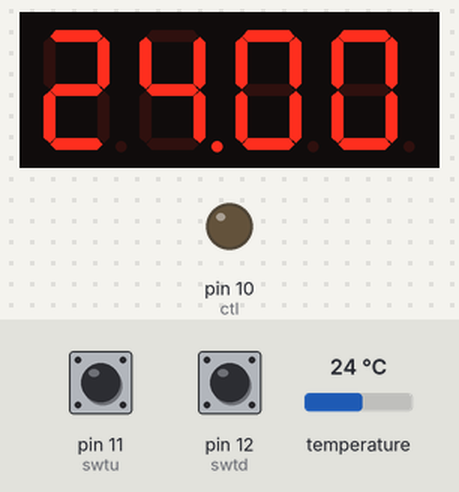
Bench run of a sketch on a simulated Arduino Uno, built with avr-gcc and run on an emulated ATmega328P. On the bench: 4-digit seven-segment display, output pins drawn as LEDs (lit = HIGH). The inputs (shaded band) are chosen by the test bench; at power-on: temperature 24 °C, pin 11 (swtu) LOW, pin 12 (swtd) LOW. What the sketch prints to the serial monitor is not drawn.

Above: at 5.7 s.
5.8 s: temperature set to 10.6 °C
At 8.2 s:
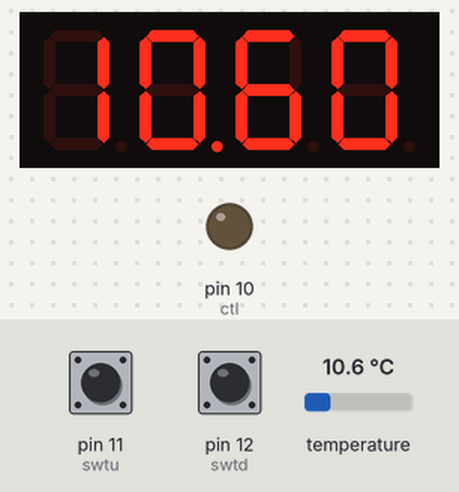
8.5 s: temperature set to 9.6 °C
At 9.7 s:
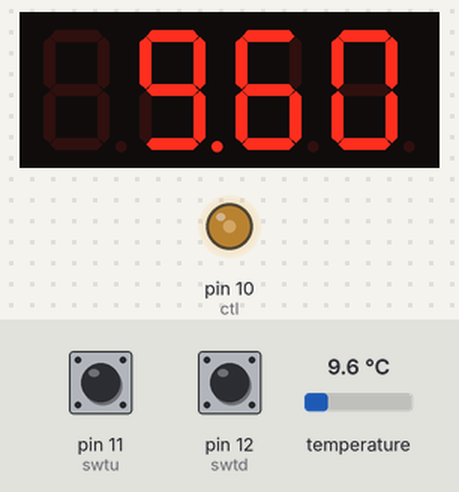
10.0 s: pin 11 (swtu) pulled HIGH for 0.6 s
At 12.2 s:
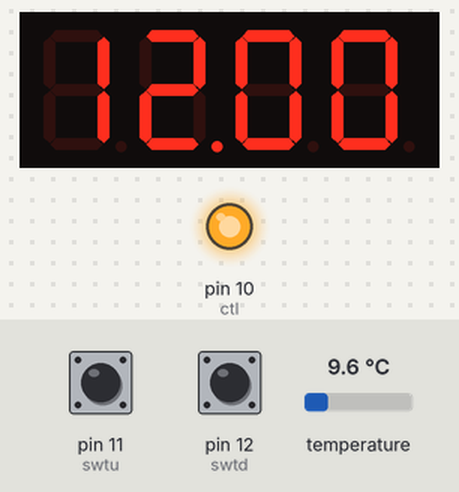
13.6 s: pin 11 (swtu) pulled HIGH for 1 s
At 14.9 s:
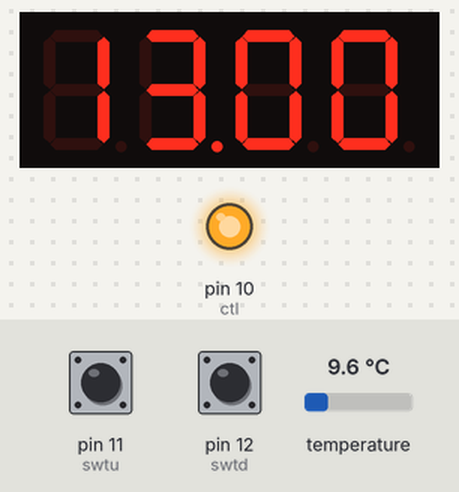
17.6 s: pin 12 (swtd) pulled HIGH for 3.2 s
At 20.0 s:
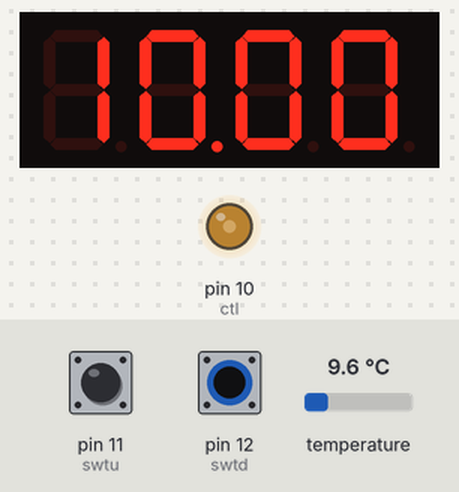
22.3 s: temperature set to 12 °C
At 23.8 s:
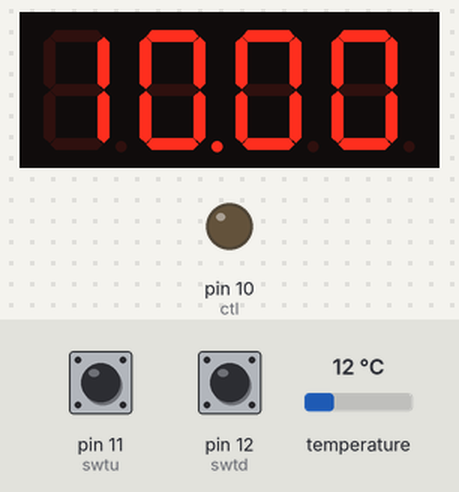
Timing chart, 0 to 25.3 s (numbered marks = the images above; inputs shaded):
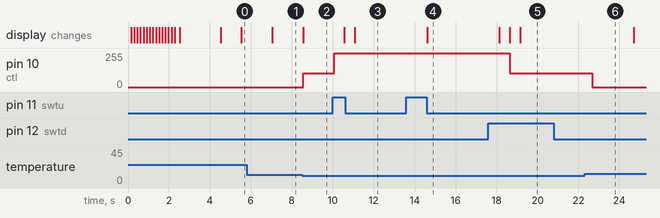

The sketch:

printbed_heater_controller_arduino.ino
```cpp
// (licence header left out)
#include <Wire.h>
#include <SPI.h> // we don't use SPI but it's a dependency for the Adafruit Sensor library
#include <Adafruit_Sensor.h> // Adafruit's spiffy sensor library - a dependency for all of their sensor breakout boards.
#include <Adafruit_BMP280.h> //  Library for Adafruit's Bosch BMP280 breakout board, a super accurate and reliable digital temperature/pressure sensor.
#include <Adafruit_LEDBackpack.h> // Library for Adafruit's 'LED Backpacks' which let you run many LEDs (or a 7 segment display as in this case) with just the I2C bus.
#include <Adafruit_GFX.h> // A dependency of the LED Backpack library, not explicitly used in our case.


int ctl = 10; // 'Control' pin, the pin which will control the flow of energy through our target device. -- Arduino UNO config!
int swtu = 11;  // Bump our target temperature up 1 degree per loop (up to 4 degrees per second in this case) -- Arduino UNO config!
int swtd = 12;   // Bump our target temperature down 1 degree per loop. -- Arduino UNO config!
int tmpPin = 1;
//int pwmmax = PWMRANGE; // Uncomment the version of this directly below to set an arbitrary 'ceiling' on the PWM signal we produce. -- apparently not all boards have this defined by default, ex: Uno.
int pwmmax = 255; // defining the 8 bit max here because the Uno doesn't have PWMRANGE defined by default.
int pwmtarget;
int loopcount;
float temp;  // Variable to hold the last sampled bed temperature
float targettemp; // Variable to hold the current target temperature
float maxtemp = 115.00; // The maximum temperature (Celcius) we will allow the user to set via the buttons
float mintemp = 10.00; // The minimum temperature we will allow the user to set via the buttons
float defaulttargettemp = 10.00; // Our default target temperature. Set low on purpose so that the heater doesn't slam on the second we come online.
boolean adjustmode; // We'll set this 'true' when the user adjusts the temperature so that we can show the setting chosen on our display.
unsigned long adjusttime; // The point in time when the user changed the temperature so that we can hide the setting chosen after a few seconds (adjustdelay)
int adjustdelay = 4000; // 4 second delay before we go back to showing the current temperature of the bed after changing the targettemp
Adafruit_BMP280 sensor; // variable to hold the instance of our sensor, configured by default to use I2C for communication.
Adafruit_7segment disp = Adafruit_7segment(); // variable to hold the instance of our 7 segment display

void setup() {
        disp.begin(0x70); // display is on I2C address 0x70 in default config, can be changed by soldering jumpers.
        Serial.begin(9600);
        Serial.println(F("Starting up... Letting system settle..."));

        if (!sensor.begin()) {
                Serial.println(F("FATAL ERROR: Could not find a valid BMP280 sensor, check wiring!"));
                Serial.println(F("Halting!"));
                displayError();
                delay(2000);
                while (1) ;
        }


// this code just displays a fun animation on the display during startup. Can be removed if you're the dour sort.
        disp.writeDigitRaw(0,B00000001);
        disp.writeDisplay();
        delay(150);
        disp.writeDigitRaw(1,B00000001);
        disp.writeDisplay();
        delay(150);
        disp.writeDigitRaw(1,B00000011);
        disp.writeDisplay();
        delay(150);
        disp.writeDigitRaw(3,B00010000);
        disp.writeDisplay();
        delay(150);
        disp.writeDigitRaw(3,B00011000);
        disp.writeDisplay();
        delay(150);
        disp.writeDigitRaw(4,B00001000);
        disp.writeDisplay();
        delay(150);
        disp.writeDigitRaw(4,B00001100);
        disp.writeDisplay();
        delay(150);
        disp.writeDigitRaw(4,B00001110);
        disp.writeDisplay();
        delay(150);
        disp.writeDigitRaw(4,B00001111);
        disp.writeDisplay();
        delay(150);
        disp.writeDigitRaw(3,B00011001);
        disp.writeDisplay();
        delay(150);
        disp.writeDigitRaw(3,B00111001);
        disp.writeDisplay();
        delay(150);
        disp.writeDigitRaw(1,B00000111);
        disp.writeDisplay();
        delay(150);
        disp.writeDigitRaw(1,B00001111);
        disp.writeDisplay();
        delay(150);
        disp.writeDigitRaw(0,B00001001);
        disp.writeDisplay();
        delay(150);
        disp.writeDigitRaw(0,B00011001);
        disp.writeDisplay();
        delay(150);
        disp.writeDigitRaw(0,B00111001);
        disp.writeDisplay();
        delay(250);
        disp.print(8888);
        disp.writeDisplay();
// end our silly antics

        targettemp = defaulttargettemp; // default target temp
        pinMode (ctl, OUTPUT); // make pin 'ctl' an output
        adjustmode = false;
        adjusttime = millis();
        delay(2000);
        disp.clear();
        disp.setBrightness(7);
        disp.writeDisplay();
        loopcount = 0;
        Serial.println(F("Completed... Running now!"));
}

void loop() {
        temp = sensor.readTemperature();
        if (adjustmode == true)
        {
                if (millis() > (adjusttime + adjustdelay))
                {
                        adjustmode = false;
                        disp.setBrightness(7);
                        disp.print(temp);
                        disp.writeDisplay();

                        loopcount = 0;
                } else {
                        disp.setBrightness(15);
                        disp.print(targettemp);
                        disp.writeDisplay();
                }
        } else {


                if (loopcount >= 2)
                {
                        disp.print(temp);
                        disp.writeDisplay();
                        loopcount = 0;
                } else {
                        loopcount+=1;
                }
        }
        if (digitalRead(swtu)== 1 ) // user is pressing the UP button
        {
                adjusttime = millis(); // set our time of adjustment
                adjustmode = true; // set the adjustment mode to true so we can show the new setting on the display
                if (targettemp < maxtemp) // if we aren't already at the max temp
                {
                        targettemp += 1.0; // increment the value by 1.0
                } else { // if we're already at the max temp, set it to the max again to be safe and move on
                        targettemp = maxtemp;
                }
        } else if (digitalRead(swtd)== 1 ) // user is pressing the DOWN button
        {
                adjusttime = millis();
                adjustmode = true;
                if (targettemp > mintemp) // if we aren't already at the minimum temp
                {
                        targettemp -= 1.0; // decrement the value by 1.0
                } else { // if we're already at the minimum, set it to the minimum again to be safe and move on
                        targettemp = mintemp;
                }
        }
        if (temp < 0) // To catch a failed sensor and prevent the heater from coming on full blast indefinitely, we check if the value is less than 0. If you are trying to 3D print in a sub-(water)freezing space, this code would have to be adjusted.
        {
                Serial.print(F("ERROR: Measured Temp = "));
                Serial.print(temp);
                Serial.println(" *C");
                Serial.println(F("Failed sensor?"));
                displayError();
                pwmtarget = 0; // We will hold the pwmtarget at zero until we get a valid (valid-looking anyway) temperature reading to work off of.
        } else if (temp >= targettemp) // Measured temperature is at or above target, turn off the output.
        {
                pwmtarget = 0;
        } else if (temp > (targettemp - 0.5))// Measured temperature is close to target, cut the power back to 40% to try and level in without overshoot.
        {
                pwmtarget = pwmmax * 0.4;
        } else if (temp > (targettemp - 1.0))// Measured temperature is closing to target, cut the power back to 75%.
        {
                pwmtarget = pwmmax * 0.75;
        }  else if (temp > (targettemp - 5.0))// Measured temperature is within 5 degrees of target, cut the power back to 75% to let any gradients that have built up start to equalize.
        {
                pwmtarget = pwmmax * 1; // just leaving this here in case another level of adjustment is needed in the future.
        } else { // Measured temperature is more than 5 degrees below target, run the power at max.
                pwmtarget = pwmmax;
        }
        analogWrite(ctl, pwmtarget); // Write the PWM target to the pin.
        delay(500);
}

void displayError() // function to show 'Err' on the display if something goes wrong. Can only be called after the disp.begin() in the setup block.
{
        disp.writeDigitRaw(0,121); // "E"
        disp.writeDigitRaw(1,80); // "r"
        disp.writeDigitRaw(3,80); // "r"
        disp.writeDigitRaw(4,0); // " "
        disp.writeDisplay(); // Write it out to the display.
}
```

Measured:
- the behaviour switches between 10 and 9.9 °C on temperature (found by bisection; images 1 and 2)
- after the input at 5.8 s, the display: changes after 1.2 s (image 1)
- after the input at 8.5 s, pin 10 (ctl): 0/255 → 102/255 after 0.06 s; the display: changes after 0.06 s (image 2)
- after the input at 10.0 s, pin 10 (ctl): 102/255 → 255/255 after 0.06 s; the display: first changes after 0.57 s (image 3 shows a later state)
- after the input at 13.6 s, the display: changes after 1.0 s (image 4)
- after the input at 17.6 s, pin 10 (ctl): 255/255 → 102/255 after 1.0 s; the display: first changes after 0.54 s (image 5 shows a later state)
- after the input at 22.3 s, pin 10 (ctl): 102/255 → 0/255 after 0.38 s
